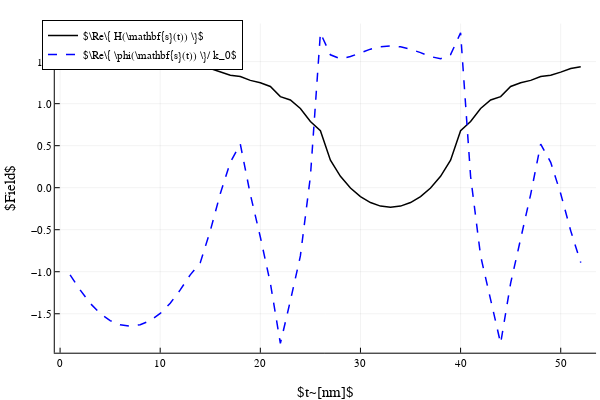

The notebook cell this image was saved under:
### Code cell
plotly()
plot(real.(H[:,3]),c=:black,lw=1.5,label=L"\Re\{ H(\mathbf{s}(t)) \}")
plot!(real.(ϕ[:,3])./k0,c=:blue,lw=1.5,ls=:dash,label=L"\Re\{ \phi(\mathbf{s}(t)) \}/ k_0",xlabel=L"t~[nm]",ylabel=L"Field",legend=:topleft)

### Figure 1 — Plotly figure (JSON) as saved in the notebook; plotly's stock layout.template omitted (floating-point values rounded to 4 significant figures)
{"data": [{"colorbar": {"len": 0.9143, "title": {"text": ""}, "x": 0.9934, "y": 0.533}, "legendgroup": "$\\Re\\{ H(\\mathbf{s}(t)) \\}$", "line": {"color": "rgba(0, 0, 0, 1)", "dash": "solid", "shape": "linear", "width": 1.5}, "mode": "lines", "name": "$\\Re\\{ H(\\mathbf{s}(t)) \\}$", "showlegend": true, "type": "scatter", "x": [1, 2, 3, 4, 5, 6, 7, 8, 9, 10, 11, 12, 13, 14, 15, 16, 17, 18, 19, 20, 21, 22, 23, 24, 25, 26, 27, 28, 29, 30, 31, 32, 33, 34, 35, 36, 37, 38, 39, 40, 41, 42, 43, 44, 45, 46, 47, 48, 49, 50, 51, 52], "xaxis": "x", "y": [1.528, 1.59, 1.641, 1.68, 1.707, 1.724, 1.73, 1.724, 1.707, 1.68, 1.641, 1.59, 1.527, 1.44, 1.419, 1.376, 1.338, 1.323, 1.277, 1.249, 1.204, 1.084, 1.044, 0.9418, 0.7878, 0.6782, 0.3269, 0.135, -0.003263, -0.1055, -0.1768, -0.2191, -0.2331, -0.2191, -0.1768, -0.1056, -0.003315, 0.1349, 0.3268, 0.6783, 0.7878, 0.9418, 1.044, 1.084, 1.204, 1.249, 1.277, 1.323, 1.338, 1.376, 1.419, 1.44], "yaxis": "y"}, {"colorbar": {"len": 0.9143, "title": {"text": ""}, "x": 0.9934, "y": 0.533}, "legendgroup": "$\\Re\\{ \\phi(\\mathbf{s}(t)) \\}/ k_0$", "line": {"color": "rgba(0, 0, 255, 1.000)", "dash": "dash", "shape": "linear", "width": 1.5}, "mode": "lines", "name": "$\\Re\\{ \\phi(\\mathbf{s}(t)) \\}/ k_0$", "showlegend": true, "type": "scatter", "x": [1, 2, 3, 4, 5, 6, 7, 8, 9, 10, 11, 12, 13, 14, 15, 16, 17, 18, 19, 20, 21, 22, 23, 24, 25, 26, 27, 28, 29, 30, 31, 32, 33, 34, 35, 36, 37, 38, 39, 40, 41, 42, 43, 44, 45, 46, 47, 48, 49, 50, 51, 52], "xaxis": "x", "y": [-1.037, -1.216, -1.375, -1.497, -1.582, -1.631, -1.647, -1.631, -1.582, -1.497, -1.375, -1.217, -1.037, -0.8917, -0.5136, -0.0718, 0.3021, 0.5185, -0.07919, -0.5868, -1.135, -1.853, -1.345, -0.8122, 0.1332, 1.842, 1.582, 1.534, 1.561, 1.607, 1.649, 1.676, 1.686, 1.676, 1.649, 1.607, 1.561, 1.534, 1.583, 1.843, 0.1335, -0.8121, -1.345, -1.853, -1.135, -0.5869, -0.07938, 0.5185, 0.3021, -0.0718, -0.5136, -0.8918], "yaxis": "y"}], "layout": {"annotations": [], "height": 400, "legend": {"bgcolor": "rgba(255, 255, 255, 1.000)", "bordercolor": "rgba(0, 0, 0, 1)", "borderwidth": 1, "font": {"color": "rgba(0, 0, 0, 1)", "family": "sans-serif", "size": 11}, "title": {"font": {"color": "rgba(0, 0, 0, 1)", "family": "sans-serif", "size": 15}, "text": ""}, "tracegroupgap": 0, "traceorder": "normal", "x": 0.07, "xanchor": "left", "y": 1, "yanchor": "top"}, "margin": {"b": 20, "l": 0, "r": 0, "t": 20}, "paper_bgcolor": "rgba(255, 255, 255, 1.000)", "plot_bgcolor": "rgba(255, 255, 255, 1.000)", "showlegend": true, "width": 600, "xaxis": {"anchor": "y", "domain": [0.09128, 0.9934], "gridcolor": "rgba(0, 0, 0, 0.1)", "gridwidth": 0.5, "linecolor": "rgba(0, 0, 0, 1)", "mirror": false, "range": [-0.53, 53.53], "showgrid": true, "showline": true, "showticklabels": true, "tickangle": 0, "tickcolor": "rgb(0, 0, 0)", "tickfont": {"color": "rgba(0, 0, 0, 1)", "family": "sans-serif", "size": 11}, "tickmode": "array", "ticks": "inside", "ticktext": ["0", "10", "20", "30", "40", "50"], "tickvals": [0, 10, 20, 30, 40, 50], "title": {"font": {"color": "rgba(0, 0, 0, 1)", "family": "sans-serif", "size": 15}, "text": "$t~[nm]$"}, "type": "linear", "visible": true, "zeroline": false, "zerolinecolor": "rgba(0, 0, 0, 1)"}, "yaxis": {"anchor": "x", "domain": [0.07581, 0.9902], "gridcolor": "rgba(0, 0, 0, 0.1)", "gridwidth": 0.5, "linecolor": "rgba(0, 0, 0, 1)", "mirror": false, "range": [-1.964, 1.953], "showgrid": true, "showline": true, "showticklabels": true, "tickangle": 0, "tickcolor": "rgb(0, 0, 0)", "tickfont": {"color": "rgba(0, 0, 0, 1)", "family": "sans-serif", "size": 11}, "tickmode": "array", "ticks": "inside", "ticktext": ["−1.5", "−1.0", "−0.5", "0.0", "0.5", "1.0", "1.5"], "tickvals": [-1.5, -1, -0.5, 0, 0.5, 1, 1.5], "title": {"font": {"color": "rgba(0, 0, 0, 1)", "family": "sans-serif", "size": 15}, "text": "$Field$"}, "type": "linear", "visible": true, "zeroline": false, "zerolinecolor": "rgba(0, 0, 0, 1)"}}}
